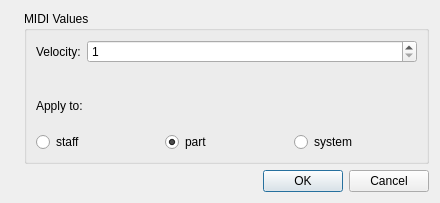
<?xml version="1.0" encoding="UTF-8"?>
<ui version="4.0">
 <class>DynamicProperties</class>
 <widget class="QDialog" name="DynamicProperties">
  <property name="geometry">
   <rect>
    <x>0</x>
    <y>0</y>
    <width>440</width>
    <height>203</height>
   </rect>
  </property>
  <property name="windowTitle">
   <string>MuseScore: Text Properties</string>
  </property>
  <layout class="QGridLayout" name="gridLayout">
   <item row="0" column="0" rowspan="2">
    <widget class="QLabel" name="label_14">
     <property name="sizePolicy">
      <sizepolicy hsizetype="Fixed" vsizetype="Ignored">
       <horstretch>0</horstretch>
       <verstretch>0</verstretch>
      </sizepolicy>
     </property>
     <property name="text">
      <string/>
     </property>
     <property name="pixmap">
      <pixmap resource="mscore.qrc">:/data/bg1.jpg</pixmap>
     </property>
     <property name="scaledContents">
      <bool>false</bool>
     </property>
    </widget>
   </item>
   <item row="0" column="1">
    <widget class="QGroupBox" name="groupBox">
     <property name="title">
      <string>MIDI Values</string>
     </property>
     <property name="flat">
      <bool>true</bool>
     </property>
     <layout class="QVBoxLayout" name="verticalLayout">
      <item>
       <layout class="QFormLayout" name="formLayout">
        <item row="0" column="0">
         <widget class="QLabel" name="label">
          <property name="text">
           <string>Velocity:</string>
          </property>
         </widget>
        </item>
        <item row="0" column="1">
         <widget class="QSpinBox" name="velocity">
          <property name="minimum">
           <number>1</number>
          </property>
          <property name="maximum">
           <number>127</number>
          </property>
         </widget>
        </item>
       </layout>
      </item>
      <item>
       <widget class="QLabel" name="label_2">
        <property name="text">
         <string>Apply to:</string>
        </property>
       </widget>
      </item>
      <item>
       <layout class="QHBoxLayout" name="horizontalLayout">
        <item>
         <widget class="QRadioButton" name="staffButton">
          <property name="text">
           <string>staff</string>
          </property>
         </widget>
        </item>
        <item>
         <widget class="QRadioButton" name="partButton">
          <property name="text">
           <string>part</string>
          </property>
          <property name="checked">
           <bool>true</bool>
          </property>
         </widget>
        </item>
        <item>
         <widget class="QRadioButton" name="systemButton">
          <property name="text">
           <string>system</string>
          </property>
         </widget>
        </item>
       </layout>
      </item>
     </layout>
    </widget>
   </item>
   <item row="1" column="1">
    <widget class="QDialogButtonBox" name="buttonBox">
     <property name="toolTip">
      <string>align left</string>
     </property>
     <property name="orientation">
      <enum>Qt::Horizontal</enum>
     </property>
     <property name="standardButtons">
      <set>QDialogButtonBox::Cancel|QDialogButtonBox::Ok</set>
     </property>
    </widget>
   </item>
  </layout>
 </widget>
 <tabstops>
  <tabstop>buttonBox</tabstop>
 </tabstops>
 <resources>
  <include location="mscore.qrc"/>
 </resources>
 <connections>
  <connection>
   <sender>buttonBox</sender>
   <signal>accepted()</signal>
   <receiver>DynamicProperties</receiver>
   <slot>accept()</slot>
   <hints>
    <hint type="sourcelabel">
     <x>248</x>
     <y>254</y>
    </hint>
    <hint type="destinationlabel">
     <x>157</x>
     <y>274</y>
    </hint>
   </hints>
  </connection>
  <connection>
   <sender>buttonBox</sender>
   <signal>rejected()</signal>
   <receiver>DynamicProperties</receiver>
   <slot>reject()</slot>
   <hints>
    <hint type="sourcelabel">
     <x>316</x>
     <y>260</y>
    </hint>
    <hint type="destinationlabel">
     <x>286</x>
     <y>274</y>
    </hint>
   </hints>
  </connection>
 </connections>
</ui>
